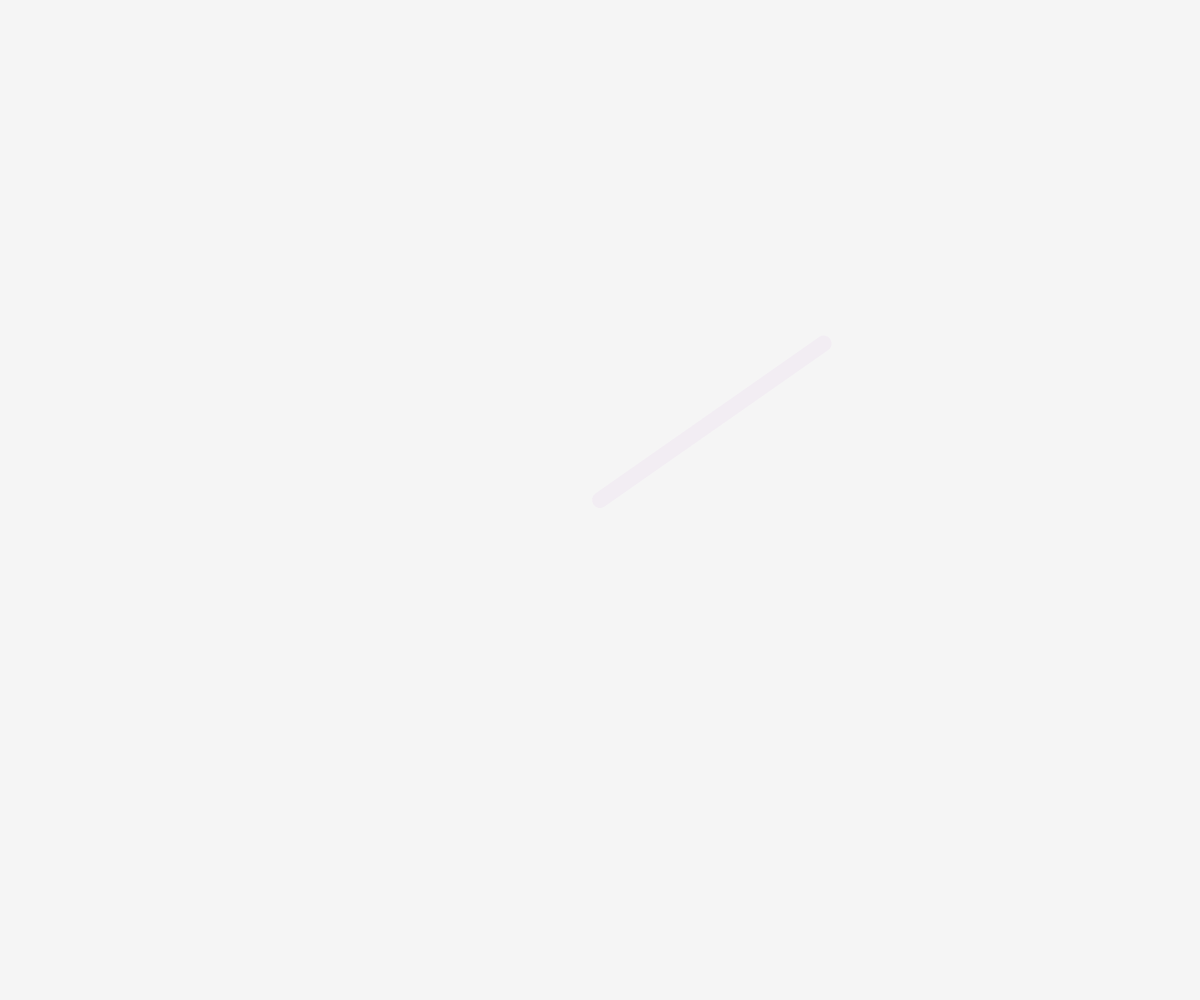
Frame 1 (no input)
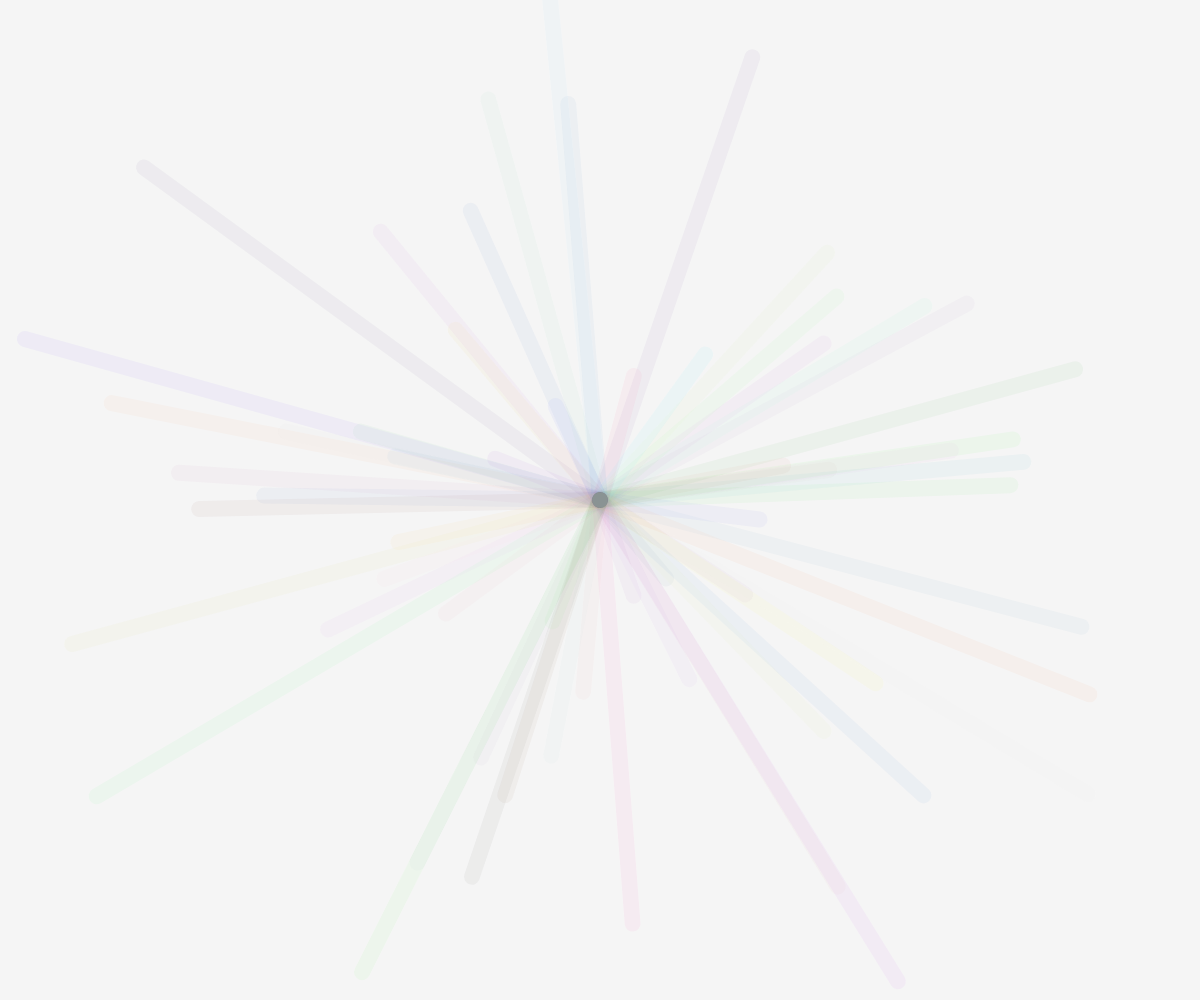
Frame 60 (no input)
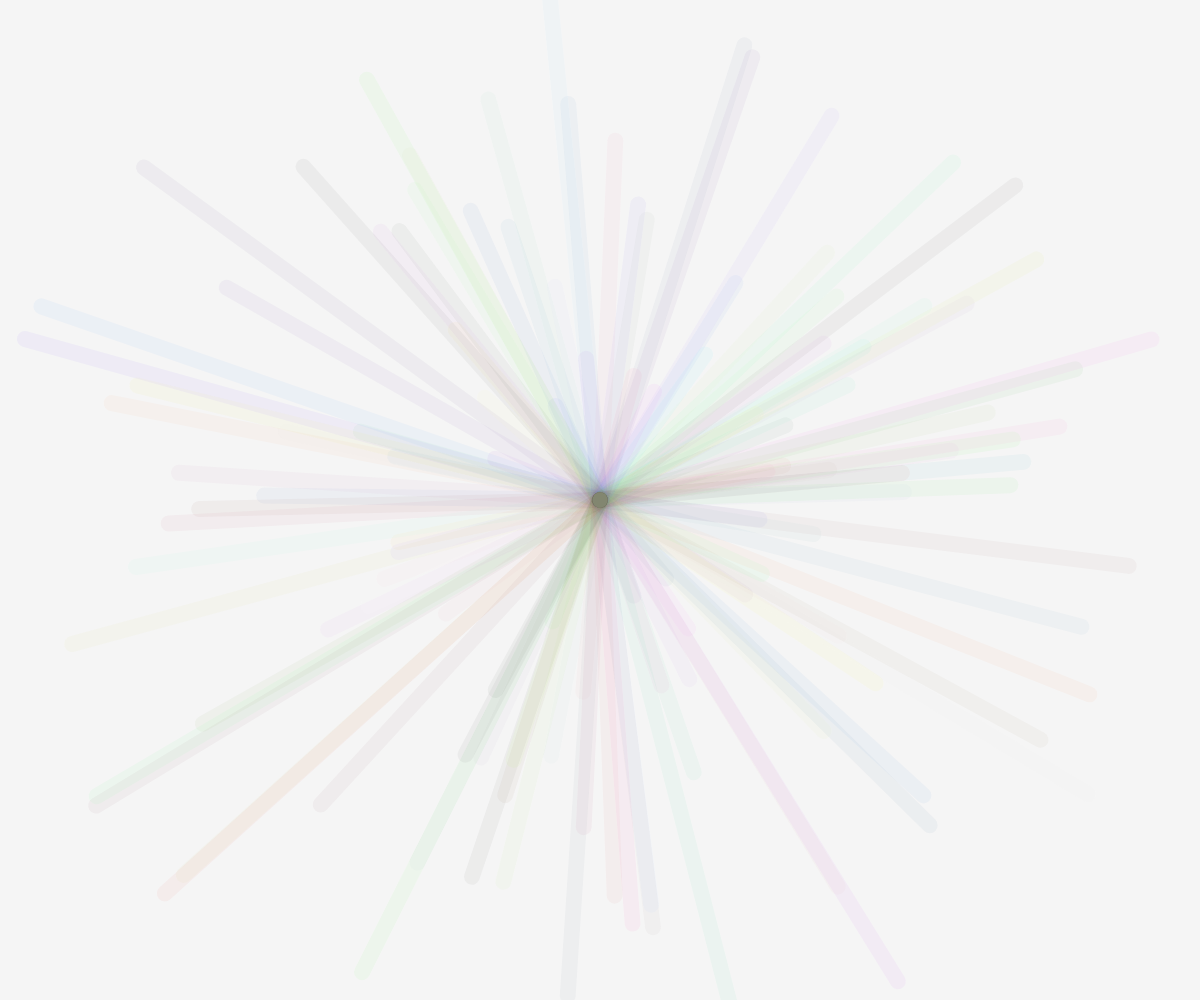
Frame 120 (the mouse pressed at the canvas centre since frame 60)

The p5.js sketch that drew these frames (run headless with seeded random() and noise() and a simulated clock; from frame 60 on, the mouse is pressed at the canvas centre):

// p5.js sketch
// ── sketch.js
// Project Title
// Your Name
// Date
//
// Extra for Experts:
// - describe what you did to take this project "above and beyond"


function setup() {
  createCanvas(windowWidth, windowHeight);
  background(0,10);
  
}

function draw() {
  
  translate(width/2,height/2);
  stroke(random(255),random(255),random(255),10);
  strokeWeight(16);
  let v = p5.Vector.random2D();
  v.mult(random(100,600));
  line(0,0,v.x,v.y);
}

// function lineInCircles(diameter){
//   fill('blue');
//   circle(width/2, height/2, diameter);
//   stroke('white');
//   line(width/2, height/2+ diameter/2, width/2, height/2-diameter/2);
// }
